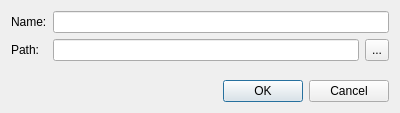
<?xml version="1.0" encoding="UTF-8"?>
<ui version="4.0">
 <class>NewSubscriptionDialog</class>
 <widget class="QDialog" name="NewSubscriptionDialog">
  <property name="geometry">
   <rect>
    <x>0</x>
    <y>0</y>
    <width>400</width>
    <height>113</height>
   </rect>
  </property>
  <property name="windowTitle">
   <string>New Subscription</string>
  </property>
  <layout class="QVBoxLayout" name="verticalLayout">
   <item>
    <layout class="QFormLayout" name="formLayout">
     <property name="fieldGrowthPolicy">
      <enum>QFormLayout::AllNonFixedFieldsGrow</enum>
     </property>
     <item row="0" column="0">
      <widget class="QLabel" name="label">
       <property name="text">
        <string>Name:</string>
       </property>
      </widget>
     </item>
     <item row="0" column="1">
      <widget class="QLineEdit" name="name"/>
     </item>
     <item row="1" column="0">
      <widget class="QLabel" name="label_2">
       <property name="text">
        <string>Path:</string>
       </property>
      </widget>
     </item>
     <item row="1" column="1">
      <layout class="QHBoxLayout" name="horizontalLayout">
       <item>
        <widget class="QLineEdit" name="path"/>
       </item>
       <item>
        <widget class="QToolButton" name="pathButton">
         <property name="sizePolicy">
          <sizepolicy hsizetype="Minimum" vsizetype="Preferred">
           <horstretch>0</horstretch>
           <verstretch>0</verstretch>
          </sizepolicy>
         </property>
         <property name="text">
          <string>...</string>
         </property>
        </widget>
       </item>
      </layout>
     </item>
    </layout>
   </item>
   <item>
    <widget class="QDialogButtonBox" name="buttonBox">
     <property name="orientation">
      <enum>Qt::Horizontal</enum>
     </property>
     <property name="standardButtons">
      <set>QDialogButtonBox::Cancel|QDialogButtonBox::Ok</set>
     </property>
    </widget>
   </item>
  </layout>
 </widget>
 <tabstops>
  <tabstop>name</tabstop>
  <tabstop>path</tabstop>
  <tabstop>pathButton</tabstop>
  <tabstop>buttonBox</tabstop>
 </tabstops>
 <resources/>
 <connections>
  <connection>
   <sender>buttonBox</sender>
   <signal>rejected()</signal>
   <receiver>NewSubscriptionDialog</receiver>
   <slot>reject()</slot>
   <hints>
    <hint type="sourcelabel">
     <x>316</x>
     <y>260</y>
    </hint>
    <hint type="destinationlabel">
     <x>286</x>
     <y>274</y>
    </hint>
   </hints>
  </connection>
 </connections>
</ui>
